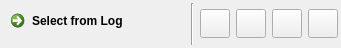
<?xml version="1.0" encoding="UTF-8"?>
<ui version="4.0">
 <class>SelectQueryNavigation</class>
 <widget class="QWidget" name="SelectQueryNavigation">
  <property name="geometry">
   <rect>
    <x>0</x>
    <y>0</y>
    <width>341</width>
    <height>48</height>
   </rect>
  </property>
  <property name="sizePolicy">
   <sizepolicy hsizetype="Expanding" vsizetype="Minimum">
    <horstretch>0</horstretch>
    <verstretch>0</verstretch>
   </sizepolicy>
  </property>
  <property name="minimumSize">
   <size>
    <width>341</width>
    <height>0</height>
   </size>
  </property>
  <property name="windowTitle">
   <string/>
  </property>
  <layout class="QHBoxLayout" name="horizontalLayout">
   <property name="leftMargin">
    <number>3</number>
   </property>
   <property name="topMargin">
    <number>3</number>
   </property>
   <property name="rightMargin">
    <number>3</number>
   </property>
   <property name="bottomMargin">
    <number>3</number>
   </property>
   <item>
    <widget class="QCommandLinkButton" name="m_exec">
     <property name="text">
      <string>Select from Log</string>
     </property>
     <property name="icon">
      <iconset resource="resources.qrc">
       <normaloff>:/img/exec_22x22.png</normaloff>:/img/exec_22x22.png</iconset>
     </property>
     <property name="iconSize">
      <size>
       <width>22</width>
       <height>22</height>
      </size>
     </property>
    </widget>
   </item>
   <item>
    <widget class="Line" name="line">
     <property name="orientation">
      <enum>Qt::Vertical</enum>
     </property>
    </widget>
   </item>
   <item>
    <widget class="QToolButton" name="m_toBegin">
     <property name="text">
      <string/>
     </property>
     <property name="icon">
      <iconset resource="resources.qrc">
       <normaloff>:/img/2leftarrow_22x22.png</normaloff>:/img/2leftarrow_22x22.png</iconset>
     </property>
     <property name="iconSize">
      <size>
       <width>22</width>
       <height>22</height>
      </size>
     </property>
     <property name="shortcut">
      <string>Ctrl+Home</string>
     </property>
    </widget>
   </item>
   <item>
    <widget class="QToolButton" name="m_prev">
     <property name="text">
      <string/>
     </property>
     <property name="icon">
      <iconset resource="resources.qrc">
       <normaloff>:/img/1leftarrow_22x22.png</normaloff>:/img/1leftarrow_22x22.png</iconset>
     </property>
     <property name="iconSize">
      <size>
       <width>22</width>
       <height>22</height>
      </size>
     </property>
     <property name="shortcut">
      <string>Ctrl+Left</string>
     </property>
    </widget>
   </item>
   <item>
    <widget class="QToolButton" name="m_next">
     <property name="text">
      <string/>
     </property>
     <property name="icon">
      <iconset resource="resources.qrc">
       <normaloff>:/img/1rightarrow_22x22.png</normaloff>:/img/1rightarrow_22x22.png</iconset>
     </property>
     <property name="iconSize">
      <size>
       <width>22</width>
       <height>22</height>
      </size>
     </property>
     <property name="shortcut">
      <string>Ctrl+Right</string>
     </property>
    </widget>
   </item>
   <item>
    <widget class="QToolButton" name="m_toEnd">
     <property name="text">
      <string/>
     </property>
     <property name="icon">
      <iconset resource="resources.qrc">
       <normaloff>:/img/2rightarrow_22x22.png</normaloff>:/img/2rightarrow_22x22.png</iconset>
     </property>
     <property name="iconSize">
      <size>
       <width>22</width>
       <height>22</height>
      </size>
     </property>
     <property name="shortcut">
      <string>Ctrl+End</string>
     </property>
    </widget>
   </item>
  </layout>
 </widget>
 <resources>
  <include location="resources.qrc"/>
  <include location="resources.qrc"/>
  <include location="resources.qrc"/>
 </resources>
 <connections/>
</ui>
